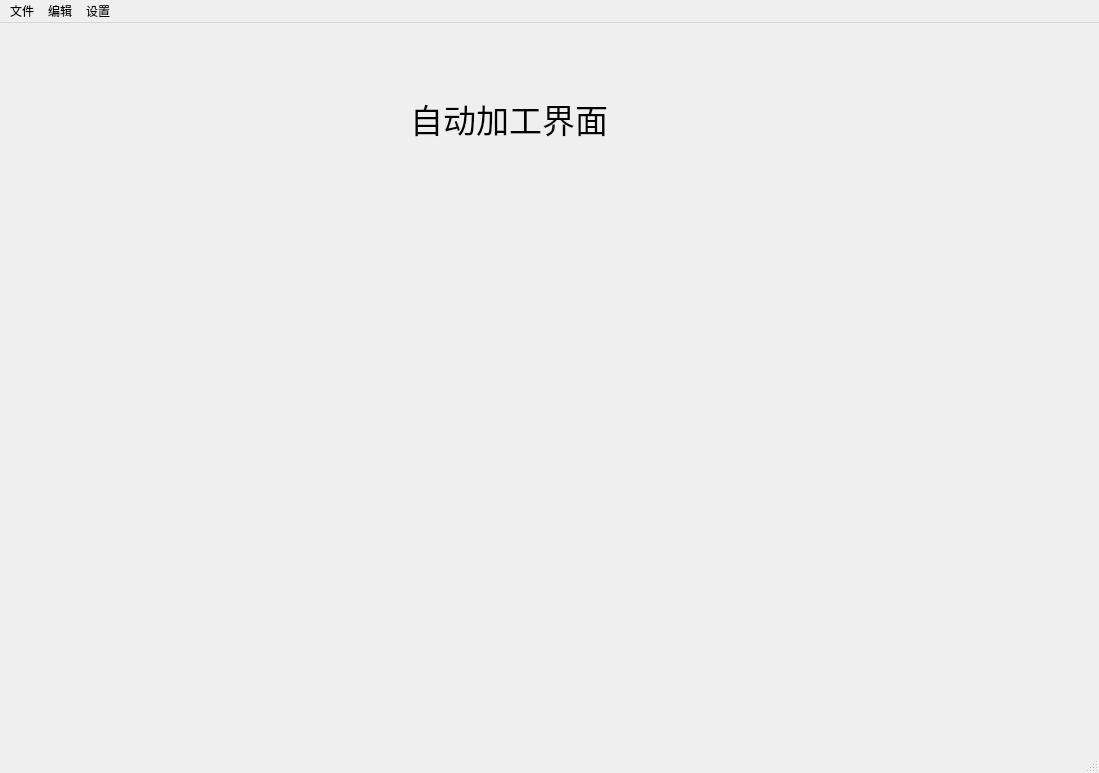
<?xml version="1.0" encoding="UTF-8"?>
<ui version="4.0">
 <class>MainWindow</class>
 <widget class="QMainWindow" name="MainWindow">
  <property name="geometry">
   <rect>
    <x>0</x>
    <y>0</y>
    <width>1099</width>
    <height>773</height>
   </rect>
  </property>
  <property name="windowTitle">
   <string>MainWindow</string>
  </property>
  <widget class="QWidget" name="centralwidget">
   <widget class="QLabel" name="labeltext4_2">
    <property name="geometry">
     <rect>
      <x>410</x>
      <y>20</y>
      <width>431</width>
      <height>151</height>
     </rect>
    </property>
    <property name="font">
     <font>
      <pointsize>25</pointsize>
     </font>
    </property>
    <property name="text">
     <string>自动加工界面</string>
    </property>
   </widget>
  </widget>
  <widget class="QMenuBar" name="menubar">
   <property name="geometry">
    <rect>
     <x>0</x>
     <y>0</y>
     <width>1099</width>
     <height>26</height>
    </rect>
   </property>
   <widget class="QMenu" name="menu">
    <property name="title">
     <string>文件</string>
    </property>
   </widget>
   <widget class="QMenu" name="menu_2">
    <property name="title">
     <string>编辑</string>
    </property>
   </widget>
   <widget class="QMenu" name="menu_3">
    <property name="title">
     <string>设置</string>
    </property>
   </widget>
   <addaction name="menu"/>
   <addaction name="menu_2"/>
   <addaction name="menu_3"/>
  </widget>
  <widget class="QStatusBar" name="statusbar"/>
 </widget>
 <resources/>
 <connections/>
</ui>
